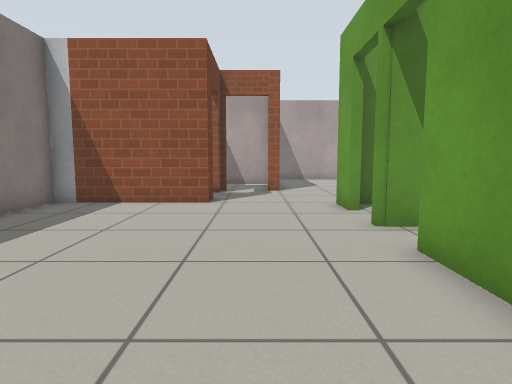
view 1 (above)

22 first-person views from a walk through a robot-simulator world made for Gazebo. The camera is 0.72 m above the floor, tilts 6° down and sees 75° across. The floor is counted in squares, 0.5 m on a side. Each view is taken from the middle of a square. On the plan, view 1 faces up. The plan holds only what a view shows up to about 15 squares ahead; the rest is blank. Simple patterns stand in for the simulator's built-in surfaces.

view 2
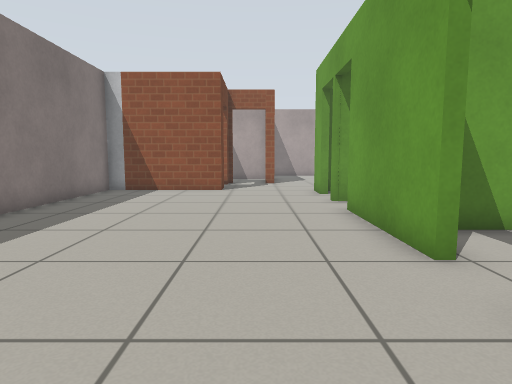

view 3
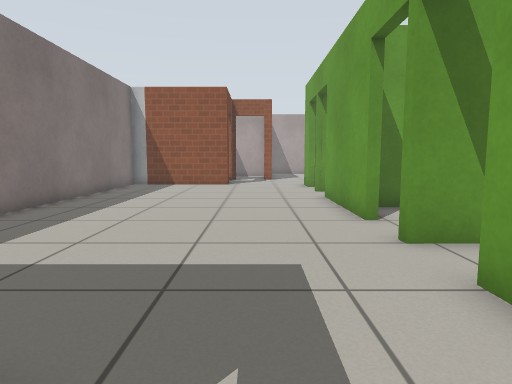

view 4
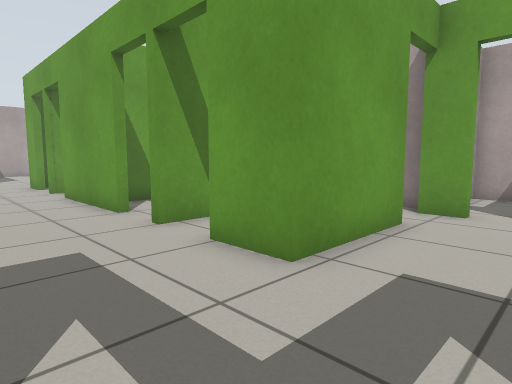

view 5
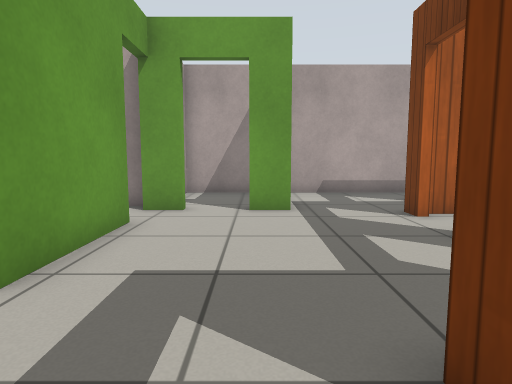

view 6
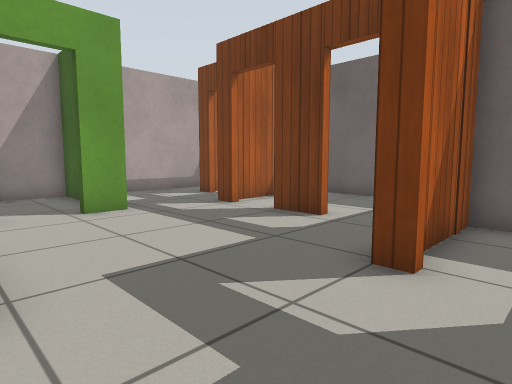

view 7
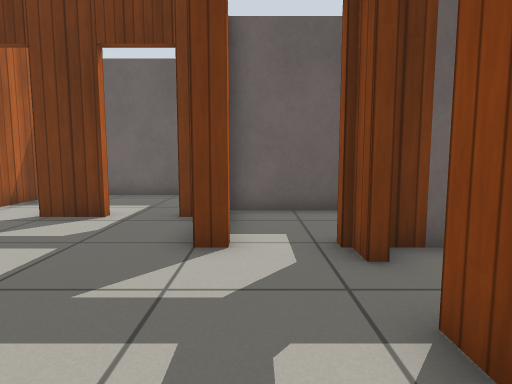

view 8
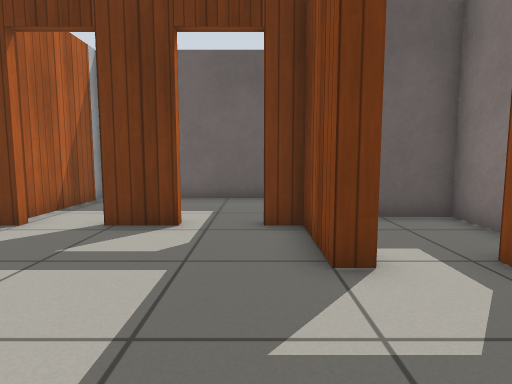

view 9
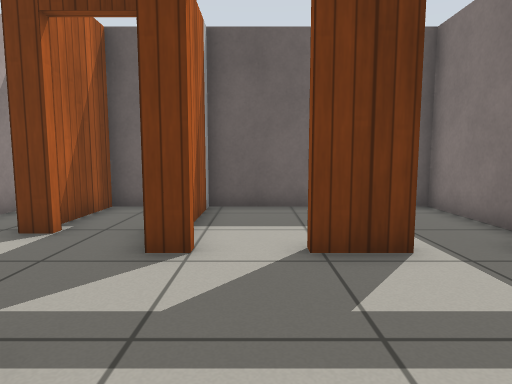

view 10
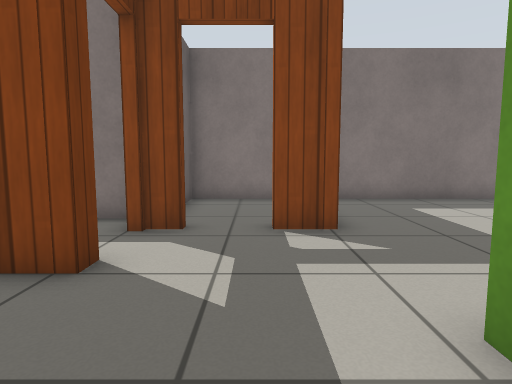

view 11
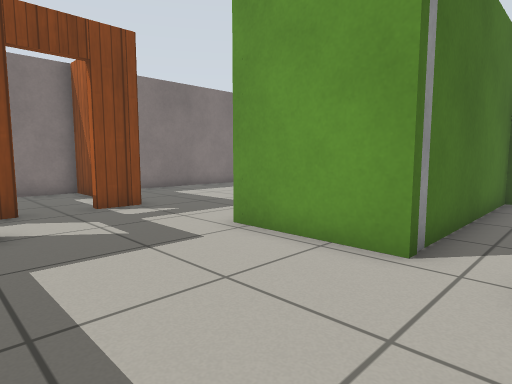

view 12
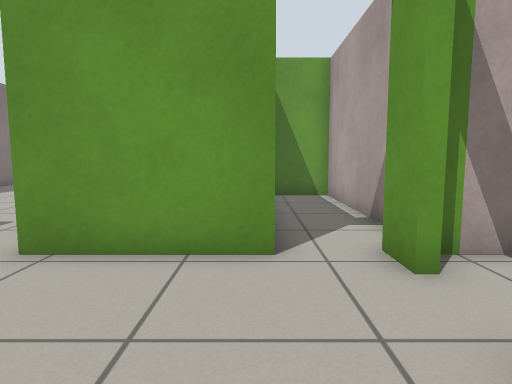

view 13
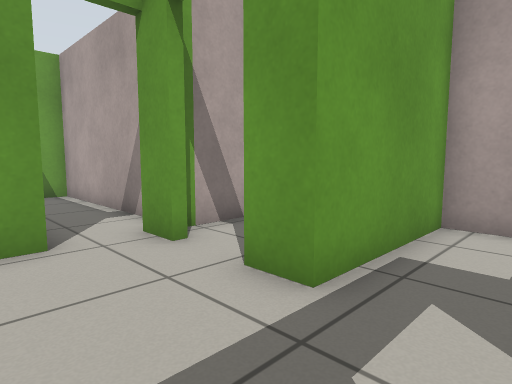

view 14
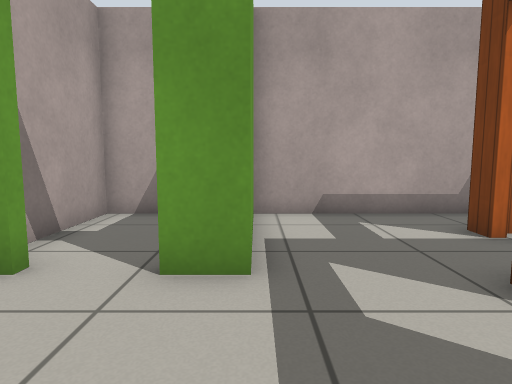

view 15
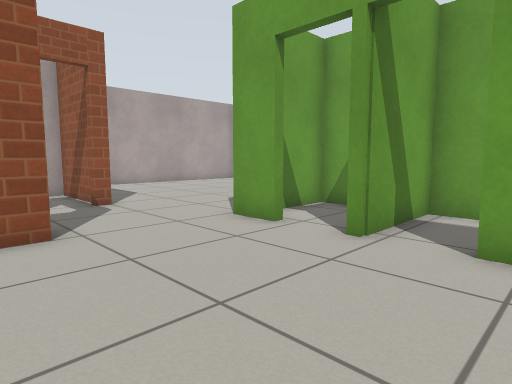

view 16
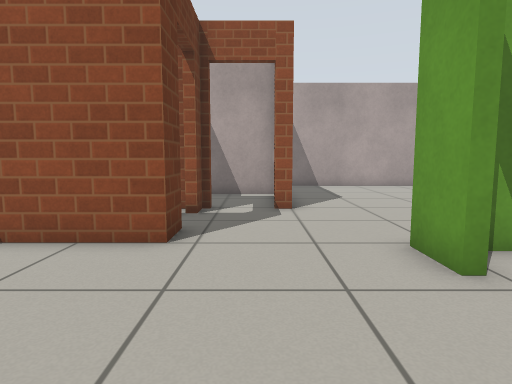

view 17
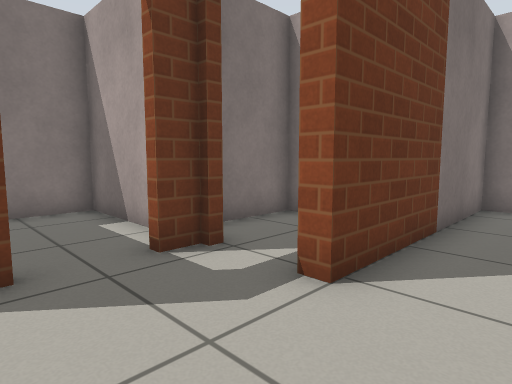

view 18
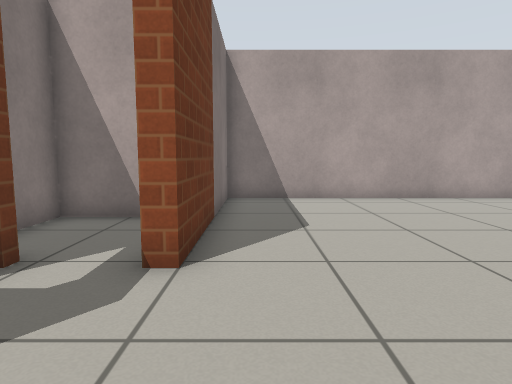

view 19
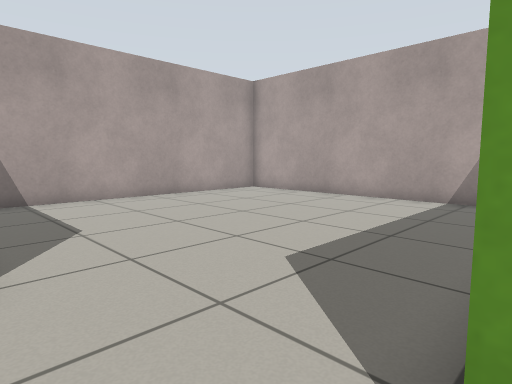

view 20
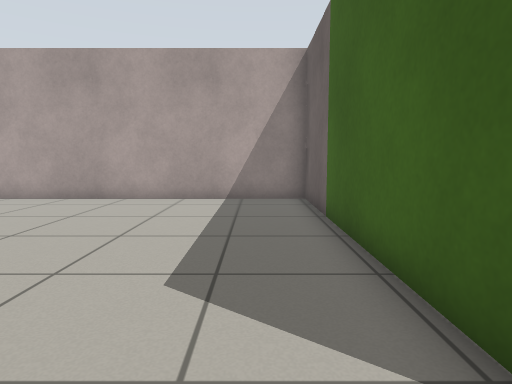

view 21
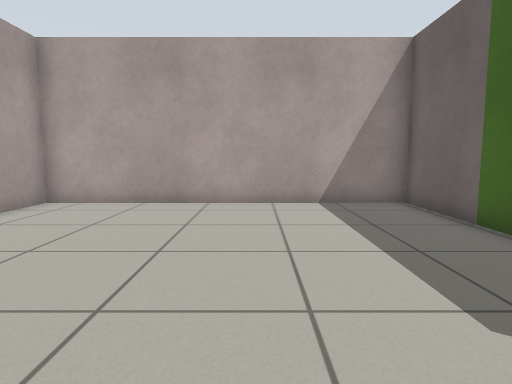

view 22
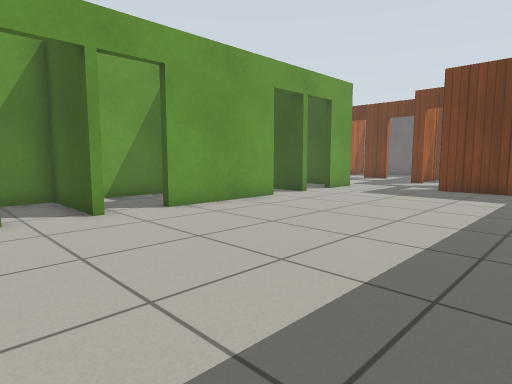

### Floor plan
Ten units are one square. View 1 is at (0, 0); x grows to the right and y downward. Boxes are objects, and circles mark ways between rooms. Rooms are numbered by the first view taken in them; rooms with no view inside come last. Other rooms are left out.
<svg viewBox="-69 -221 198 392">
<path fill="none" stroke="#000" d="M25 -68 25 -71M25 -5 25 -50M25 -89 25 -104M-15 -118 -15 -105 -64 -105 -64 42M-40 54 -15 54M25 52 25 32M69 119 78 119M80 60 80 49M36 119 53 119M62 52 25 52M4 92 10 92 10 119 19 119M98 132 105 132M-15 84 -15 92M-15 54 -15 67M124 159 124 89 80 89 80 78M30 -103 124 -103 124 -216 10 -216 10 -142 5 -142M10 134 10 166 74 166 74 124M87 47 87 -25 62 -25 62 52M109 86 124 86 124 52 86 52M-46 57 -64 57 -64 92 -53 92M-30 92 -21 92M7 -150 7 -179 -27 -179 -27 -156M-27 100 -27 129 7 129 7 102M4 96 4 92M-19 -142 -64 -142 -64 -122M59 -32 59 -68 25 -68M25 -71 59 -71 59 -100 30 -100M93 166 102 166 102 136"/>
<circle cx="5" cy="50" r="3" fill="#2a7"/>
<circle cx="20" cy="-120" r="3" fill="#2a7"/>
<circle cx="-5" cy="-140" r="3" fill="#2a7"/>
<circle cx="-20" cy="-125" r="3" fill="#2a7"/>
<circle cx="30" cy="-55" r="3" fill="#2a7"/>
<circle cx="30" cy="-85" r="3" fill="#2a7"/>
<circle cx="25" cy="120" r="3" fill="#2a7"/>
<circle cx="65" cy="120" r="3" fill="#2a7"/>
<circle cx="78" cy="58" r="3" fill="#2a7"/>
<circle cx="-20" cy="75" r="3" fill="#2a7"/>
<circle cx="-5" cy="90" r="3" fill="#2a7"/>
<circle cx="85" cy="130" r="3" fill="#2a7"/>
<text x="-20" y="-40">1</text>
<text x="60" y="90">2</text>
<text x="70" y="-160">3</text>
<text x="40" y="140">4</text>
<text x="70" y="10">5</text>
<text x="100" y="70">6</text>
<text x="-50" y="70">7</text>
<text x="-10" y="-160">8</text>
<text x="-10" y="110">9</text>
<text x="-50" y="-130">10</text>
<text x="40" y="-50">11</text>
<text x="40" y="-90">12</text>
<text x="90" y="150">13</text>
</svg>
Room 1 opens to room 2. Room 1 opens to room 3. Room 1 opens to room 8. Room 1 opens to room 10. Room 1 opens to room 11. Room 1 opens to room 12. Room 2 opens to room 4. Room 2 opens to room 6. Room 2 opens to room 7. Room 2 opens to room 9. Room 4 opens to room 13.

Where each view was taken, in squares from view 1:
view 1: 0 up, 0 right, facing up
view 2: 4 down, 0 right, facing up
view 3: 7 down, 0 right, facing up
view 4: 8 down, 1 left, facing up-right
view 5: 8 down, 1 left, facing right
view 6: 5 down, 1 left, facing down-right
view 7: 4 down, 0 right, facing down
view 8: 5 down, 2 right, facing down
view 9: 7 down, 6 right, facing down
view 10: 7 down, 5 right, facing left
view 11: 10 down, 8 right, facing up-left
view 12: 10 down, 6 right, facing up
view 13: 11 down, 5 right, facing up-right
view 14: 9 down, 4 right, facing right
view 15: 4 up, 3 left, facing up-right
view 16: 5 up, 0 right, facing up
view 17: 11 up, 3 right, facing up-left
view 18: 10 up, 2 right, facing up
view 19: 10 up, 1 right, facing up-right
view 20: 12 up, 1 right, facing right
view 21: 15 up, 2 right, facing right
view 22: 10 up, 6 left, facing down-right
